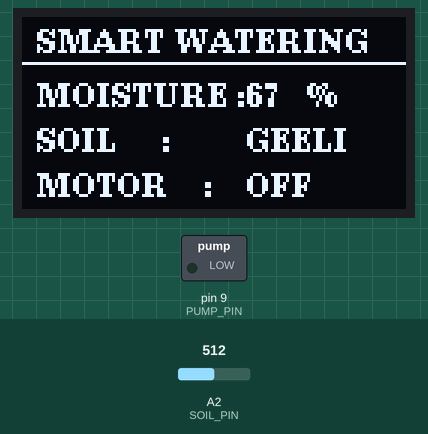
Simulated run of this sketch. Board: Arduino Uno, built with avr-gcc and run on an emulated ATmega328P. On the bench: 128×64 one-colour display, switched loads named in the sketch (green lamp = pin HIGH). The inputs (shaded band) are chosen by the test bench; at power-on: A2 (SOIL_PIN) = 512. What the sketch prints to the serial monitor is not drawn.

Above: at 1.5 s.
1.6 s: A2 (SOIL_PIN) set to 664
5.0 s: A2 (SOIL_PIN) set to 694
At 6.0 s:
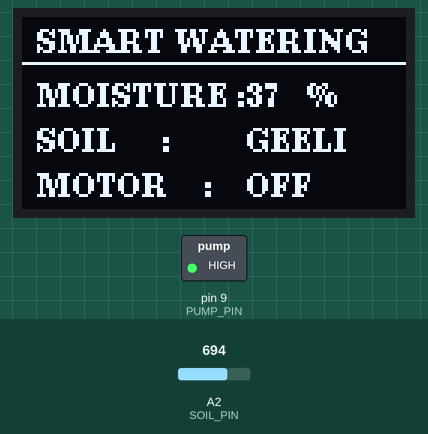
At 7.0 s:
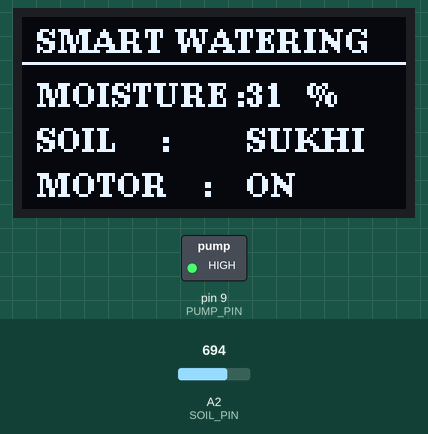
7.6 s: A2 (SOIL_PIN) set to 306
At 8.3 s:
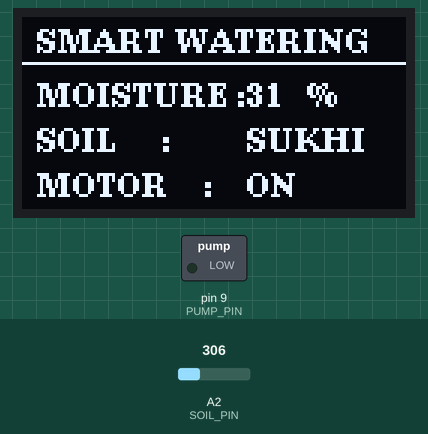
Timing chart, 0 to 10.6 s (numbered marks = the images above; inputs shaded):
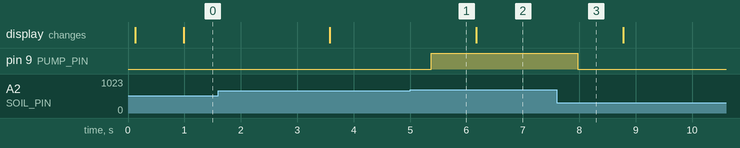

The sketch:

Project_44.ino
```cpp
/*
==================================================
Smart Plant Watering System (Direct Sensor-Logic)
Board   : Young Engineer Board
Hardware:
  - Pump Output Pin     : D9
  - Soil Moisture Sensor: A2
  - Display             : 0.96" I2C OLED (U8g2 - RAM Safe)

Logic:
  - Mitti Sukhi (Moisture < Threshold) -> Pump ON (Pin D9 HIGH)
  - Mitti Geeli (Moisture >= Threshold)-> Pump OFF (Pin D9 LOW)
==================================================
*/

#include <Wire.h>
#include <U8g2lib.h>

#define PUMP_PIN 9
#define SOIL_PIN A2

// RAM-Safe U8g2 OLED Constructor
U8G2_SSD1306_128X64_NONAME_1_HW_I2C u8g2(U8G2_R0, /* reset=*/ U8X8_PIN_NONE);

// Calibration Values (Resistive/Capacitive Sensor)
// Sukhi hawa me ~850, Paani me ~350
const int SOIL_DRY_RAW = 850;
const int SOIL_WET_RAW = 350;

// Moisture Threshold (35% se kam par sukhi, 35% ya zyada par geeli)
const int DRY_THRESHOLD_PERCENT = 35;

bool pumpState = false;

int getMoisturePercent() {
  int rawVal = analogRead(SOIL_PIN);
  // ADC mapping: zyada raw value = sukhi mitti, kam raw value = geeli mitti
  int percent = map(rawVal, SOIL_DRY_RAW, SOIL_WET_RAW, 0, 100);
  return constrain(percent, 0, 100);
}

void updateOLED(int moisture, bool isPumpOn) {
  u8g2.firstPage();
  do {
    u8g2.setFont(u8g2_font_ncenB08_tr);
    u8g2.drawStr(5, 12, "SMART WATERING");
    u8g2.drawHLine(0, 15, 128);

    // Moisture Display
    u8g2.drawStr(5, 30, "MOISTURE :");
    char mBuf[6];
    itoa(moisture, mBuf, 10);
    u8g2.drawStr(75, 30, mBuf);
    u8g2.drawStr(95, 30, "%");

    // Soil Status
    u8g2.drawStr(5, 45, "SOIL     :");
    if (isPumpOn) {
      u8g2.drawStr(75, 45, "SUKHI");
    } else {
      u8g2.drawStr(75, 45, "GEELI");
    }

    // Motor State
    u8g2.drawStr(5, 60, "MOTOR    :");
    if (isPumpOn) {
      u8g2.drawStr(75, 60, "ON");
    } else {
      u8g2.drawStr(75, 60, "OFF");
    }
  } while (u8g2.nextPage());
}

void setup() {
  Serial.begin(9600);
  delay(100);

  pinMode(PUMP_PIN, OUTPUT);
  pinMode(SOIL_PIN, INPUT);

  // Shuruat me pump band
  digitalWrite(PUMP_PIN, LOW);

  u8g2.begin();

  Serial.println(F("========================================"));
  Serial.println(F(" SMART PLANT WATERING SYSTEM STARTED    "));
  Serial.println(F("========================================"));
}

void loop() {
  int moisture = getMoisturePercent();

  // Core Logic: Mitti sukhi to ON, geeli to OFF
  if (moisture < DRY_THRESHOLD_PERCENT) {
    pumpState = true;
    digitalWrite(PUMP_PIN, HIGH);
  } else {
    pumpState = false;
    digitalWrite(PUMP_PIN, LOW);
  }

  // Display aur Serial Update
  updateOLED(moisture, pumpState);

  Serial.print(F("Moisture: "));
  Serial.print(moisture);
  Serial.print(F("% | Soil: "));
  Serial.print(pumpState ? F("SUKHI") : F("GEELI"));
  Serial.print(F(" | Motor: "));
  Serial.println(pumpState ? F("ON") : F("OFF"));

  delay(500); // 0.5s stability delay
}
```

Measured:
- the behaviour switches between 675 and 676 on A2 (SOIL_PIN) (found by bisection; images 0 and 1)
- after the input at 5.0 s, pin 9 (PUMP_PIN): LOW → HIGH after 0.38 s
- after the input at 7.6 s, pin 9 (PUMP_PIN): HIGH → LOW after 0.37 s
